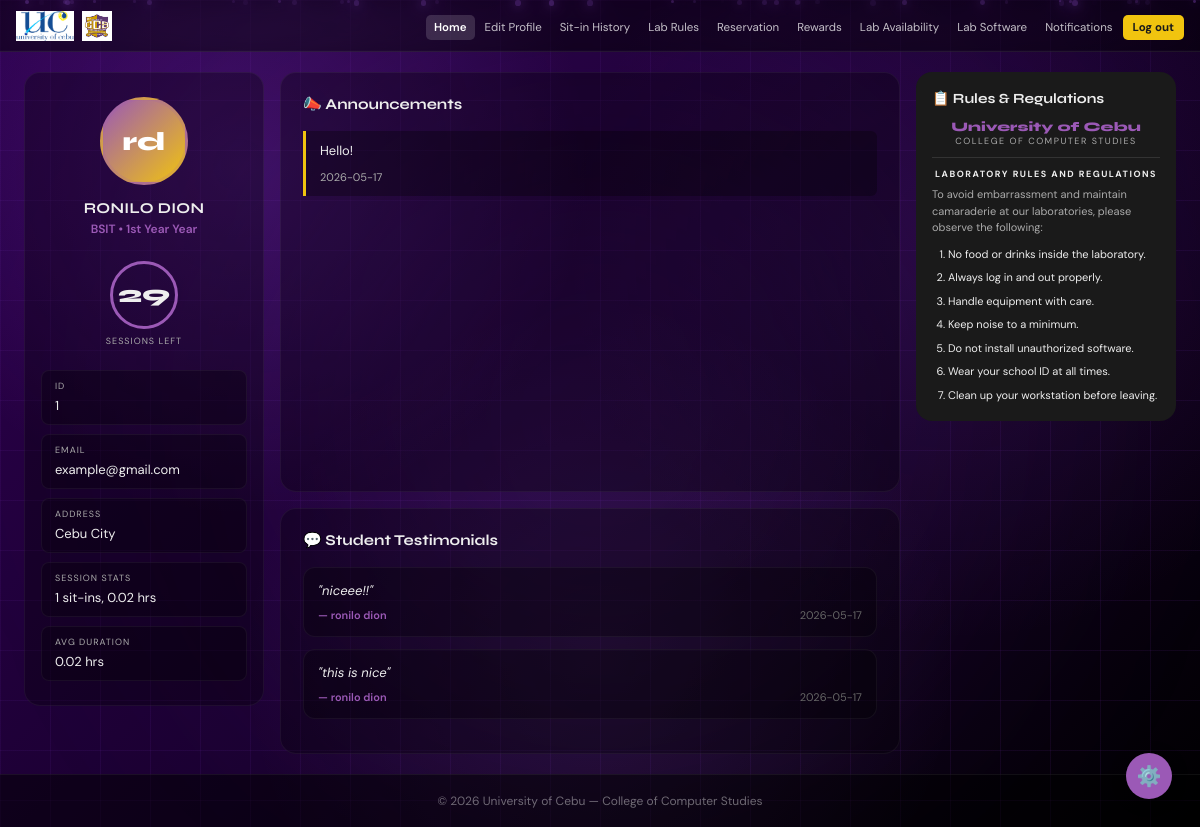
Before: /student (signed in) with the older database file.
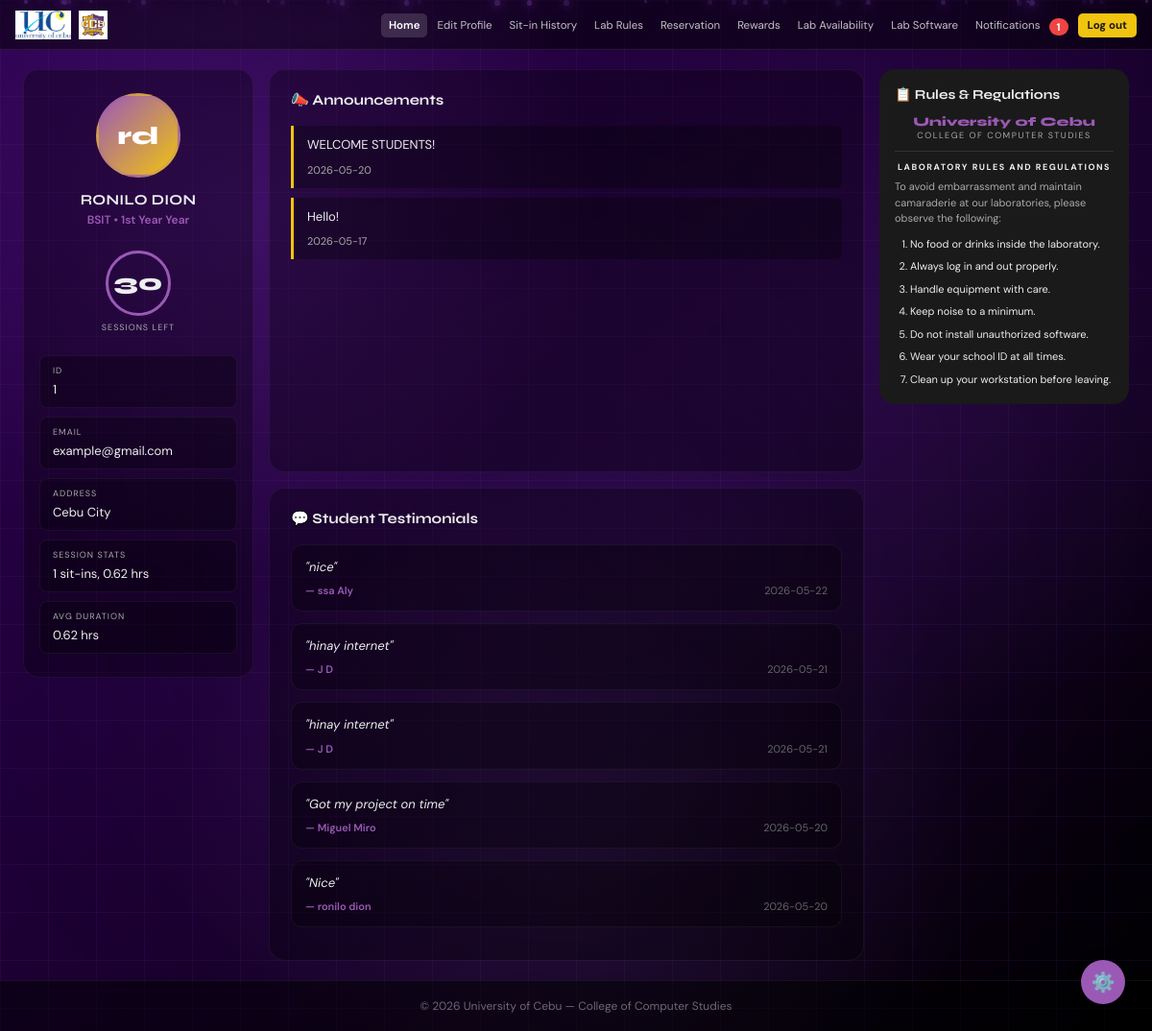
After: the same page with the newer database file.
### tables this page shows
CREATE TABLE users (
        id INTEGER PRIMARY KEY AUTOINCREMENT,
        idnum TEXT NOT NULL UNIQUE,
        lastname TEXT NOT NULL,
        firstname TEXT NOT NULL,
        midname TEXT,
        email TEXT NOT NULL UNIQUE,
        course TEXT NOT NULL,
        level TEXT NOT NULL,
        address TEXT NOT NULL,
        password TEXT NOT NULL,
        sessions INTEGER NOT NULL DEFAULT 30,
        photo TEXT DEFAULT NULL
    );

CREATE TABLE announcements (
        id INTEGER PRIMARY KEY AUTOINCREMENT,
        content TEXT NOT NULL,
        date TEXT NOT NULL DEFAULT (DATE('now'))
    );

CREATE TABLE feedback (
        id INTEGER PRIMARY KEY AUTOINCREMENT,
        idnum TEXT NOT NULL,
        name TEXT NOT NULL,
        message TEXT NOT NULL,
        lab TEXT,
        date TEXT NOT NULL DEFAULT (DATE('now'))
    , pc_id INTEGER, sitin_id INTEGER);

CREATE TABLE lab_rules (
        id INTEGER PRIMARY KEY AUTOINCREMENT,
        rule TEXT NOT NULL,
        created TEXT NOT NULL DEFAULT (DATE('now'))
    );

### app.py (the view)
@app.route('/student')
def student_home():
    if not student_required():
        return redirect(url_for('login'))
    conn = get_db()
    student = conn.execute('SELECT * FROM users WHERE id=?', (session['user_id'],)).fetchone()
    stats = conn.execute('''SELECT COUNT(*) as total,
                            SUM((julianday(time_out||':00') - julianday(time_in||':00'))*24) as hours
                            FROM sitin_reports WHERE idnum=? AND time_in!="" AND time_out!=""''',
                         (student['idnum'],)).fetchone()
    total_sessions = stats['total'] or 0
    total_hours = round(stats['hours'] or 0, 2)
    avg_duration = round(total_hours / total_sessions, 2) if total_sessions else 0
    announcements = conn.execute('SELECT * FROM announcements ORDER BY id DESC').fetchall()
    lab_rules = conn.execute('SELECT * FROM lab_rules ORDER BY id').fetchall()
    testimonials = conn.execute('SELECT * FROM feedback ORDER BY id DESC LIMIT 5').fetchall()
    conn.close()
    return render_template('student/home.html',
                           student=student,
                           announcements=announcements,
                           lab_rules=lab_rules,
                           testimonials=testimonials,
                           total_sessions=total_sessions,
                           total_hours=total_hours,
                           avg_duration=avg_duration)

### app.py (called while the page is built, shortened)
def get_db():
    conn = sqlite3.connect(os.path.join(BASE_DIR, 'database.db'))
    conn.row_factory = sqlite3.Row
    return conn

@app.before_request
def csrf_protect():
    if 'csrf_token' not in session:
        session['csrf_token'] = secrets.token_hex(16)
    if request.method == "POST":
        token = session.get('csrf_token', '')
        form_token = request.form.get('csrf_token', '')
        if not token or token != form_token:
            flash('Invalid request. Please try again.', 'error')
            return redirect(request.url)

@app.context_processor
def inject_unread_count():
    if 'user_id' in session and session.get('role') == 'student':
        conn = get_db()
        count = conn.execute('''
            SELECT COUNT(*) FROM notifications
            WHERE is_read = 0 AND (idnum = ? OR idnum = 'global')
        ''', (session['user_idnum'],)).fetchone()[0]
        conn.close()
        return dict(unread_count=count)

def student_required():
    return 'user_id' in session and session.get('role') == 'student'

### templates/student/home.html (shortened to what the changed rows need)
<!DOCTYPE html>
<html lang="en" data-theme="dark">
<head>
  <link rel="stylesheet" href="{{ url_for('static', filename='style.css') }}" />
  <link href="https://cdnjs.cloudflare.com/ajax/libs/toastr.js/latest/toastr.min.css" rel="stylesheet"/>
</head>
<body>
  <nav>
    <ul class="nav-links">
      <li>
        <a href="{{ url_for('student_notifications') }}">
          Notifications
          {% if unread_count > 0 %}
            <span class="notification-badge">{{ unread_count }}</span>
          {% endif %}
        </a>
      </li>
    </ul>
  </nav>
  <main>
    <div class="home-grid">
      <div class="profile-card">
        <div class="profile-avatar">
          {% if student['photo'] %}
            <img src="{{ url_for('static', filename='uploads/' + student['photo']) }}" alt="Photo" />
          {% else %}
            {{ student['firstname'][0] }}{{ student['lastname'][0] }}
          {% endif %}
        </div>
        <p class="profile-name">{{ student['firstname'].upper() }} {{ student['lastname'].upper() }}</p>
        <p class="profile-sub">{{ student['course'] }} &bull; {{ student['level'] }} Year</p>
        <div class="sessions-badge"><span class="num">{{ student['sessions'] }}</span></div>
        <p class="sessions-label">Sessions Left</p>
        <div class="info-row"><span class="lbl">ID</span><span class="val">{{ student['idnum'] }}</span></div>
        <div class="info-row"><span class="lbl">Email</span><span class="val">{{ student['email'] }}</span></div>
        <div class="info-row"><span class="lbl">Address</span><span class="val">{{ student['address'] }}</span></div>
        <div class="info-row"><span class="lbl">Session Stats</span><span class="val">{{ total_sessions }} sit-ins, {{ total_hours }} hrs</span></div>
        <div class="info-row"><span class="lbl">Avg Duration</span><span class="val">{{ avg_duration }} hrs</span></div>
      </div>
      <div class="center-column">
        <div class="announce-card">
          <h2>📣 Announcements</h2>
          {% if announcements %}
            {% for a in announcements %}
            <div class="announce-item">
              <p class="ann-text">{{ a['content'] }}</p>
              <span class="ann-date">{{ a['date'] }}</span>
            </div>
            {% endfor %}
          {% else %}
            <div class="no-announce">No announcements yet.</div>
          {% endif %}
        </div>
        {% if testimonials %}
        <div class="testimonials-card">
          <h2>💬 Student Testimonials</h2>
          {% for t in testimonials %}
          <div class="testimonial-item">
            <p class="testimonial-text">"{{ t['message'] }}"</p>
            <div class="testimonial-author">
              <span>— {{ t['name'] }}</span>
              <span style="color: #666; font-weight: normal;">{{ t['date'] }}</span>
            </div>
          </div>
          {% endfor %}
        </div>
        {% endif %}
      </div>
      <div class="rules-card">
        <ol>
          {% for r in lab_rules %}<li>{{ r['rule'] }}</li>{% else %}<li>No rules posted yet.</li>{% endfor %}
        </ol>
      </div>
    </div>
  </main>
</body>
</html>

Changed rows visible on the page:
removed feedback: message "niceee!!", name "ronilo dion", date "2026-05-17"
removed feedback: message "this is nice", name "ronilo dion", date "2026-05-17"
changed users "RONILO": sessions "29" → "30"
added announcements: content "WELCOME STUDENTS!", date "2026-05-20"
added feedback: message "nice", name "ssa Aly", date "2026-05-22"
added feedback: message "hinay internet", name "J D", date "2026-05-21"
added feedback: message "hinay internet", name "J D", date "2026-05-21"
added feedback: message "Got my project on time", name "Miguel Miro", date "2026-05-20"
added feedback: message "Nice", name "ronilo dion", date "2026-05-20"
Other visible differences:
{{ unread_count }}: (not shown) → "1"
{{ total_hours }}: "0.02" → "0.62"
{{ avg_duration }}: "0.02" → "0.62"
